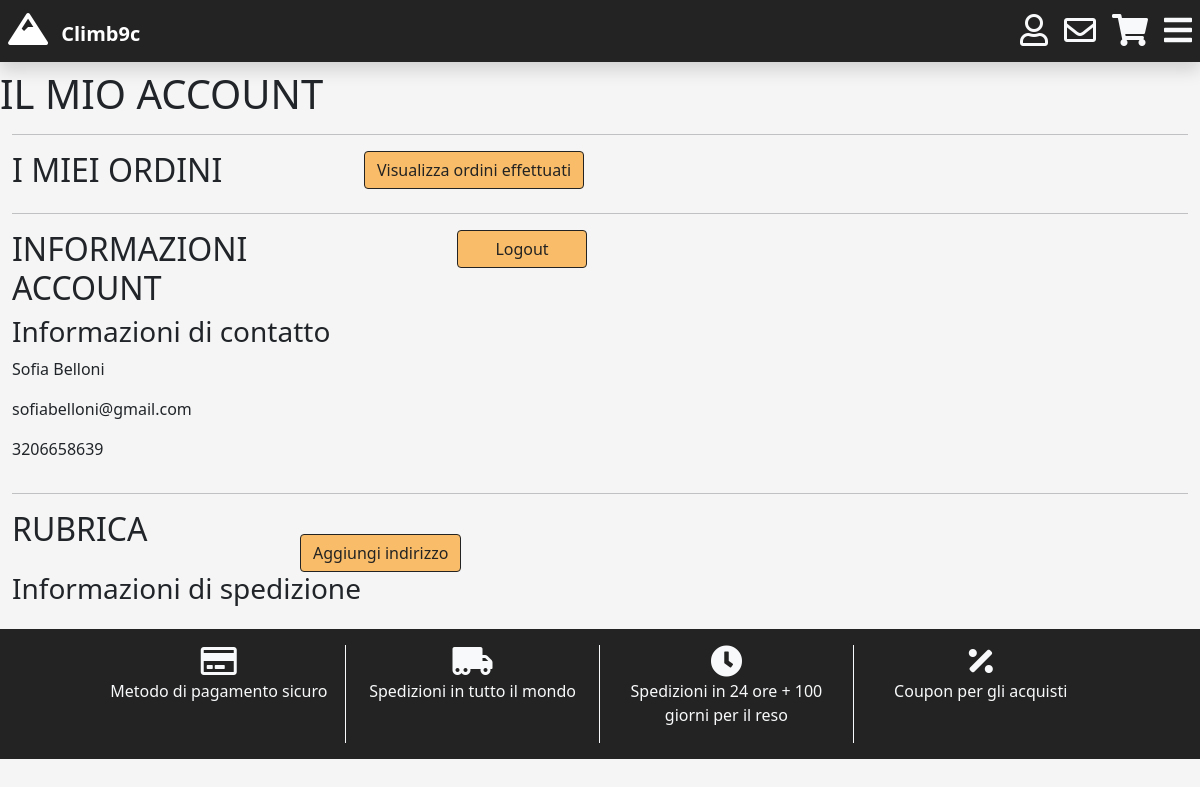
/login.php (signed in), run on an earlier commit of the app's database.
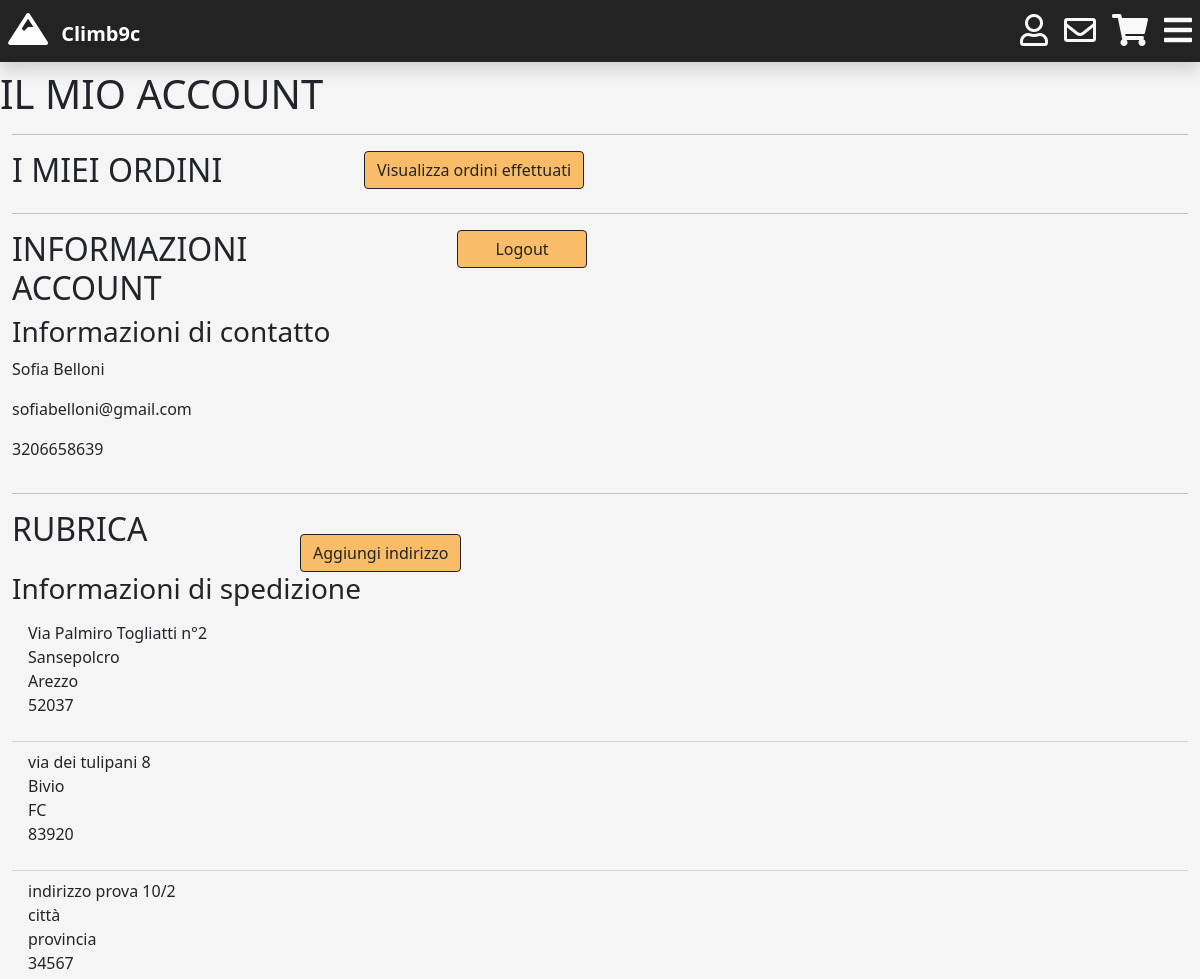
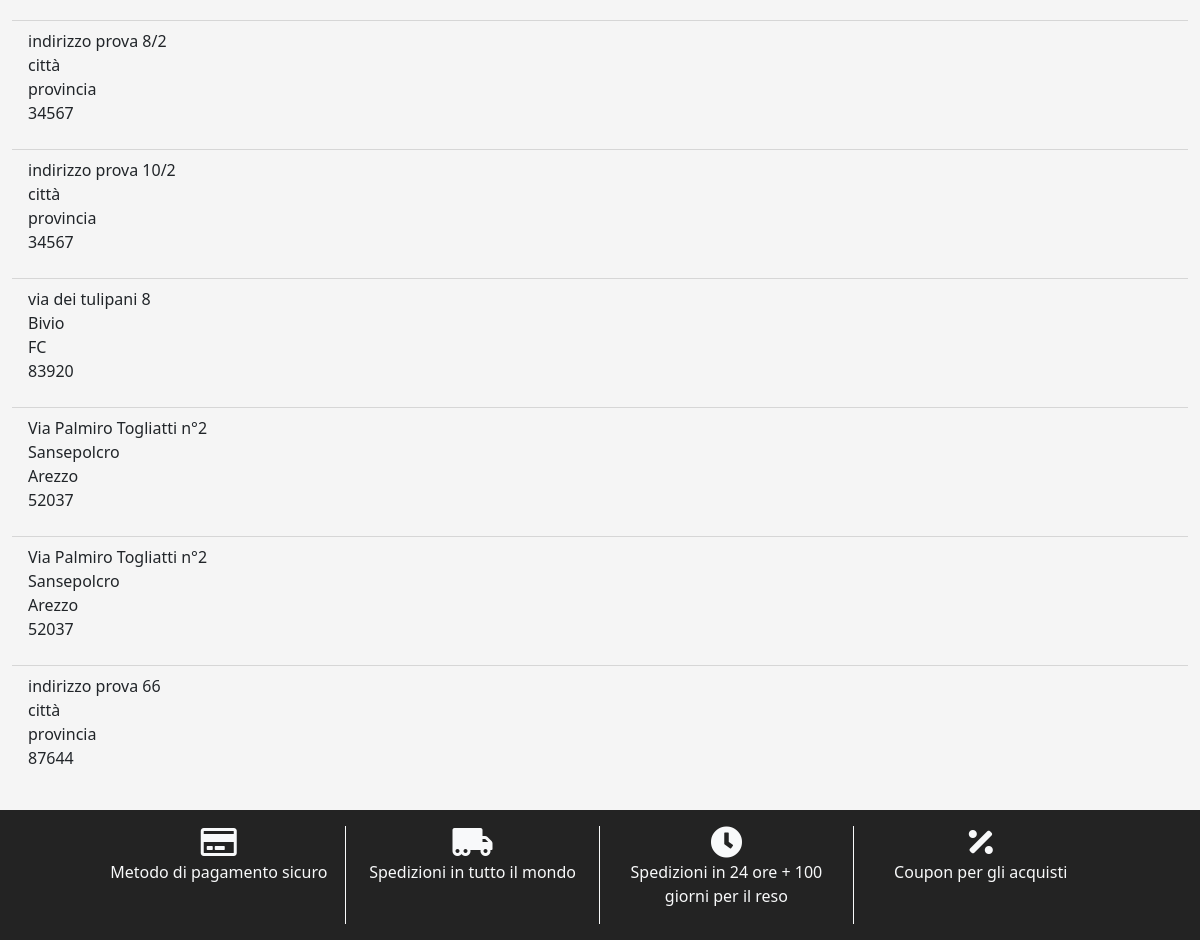
And on a later commit of the database (2 pictures, top to bottom).
### tables this page shows
CREATE TABLE `address` (
  `idADDRESS` int(11) NOT NULL,
  `street` varchar(45) DEFAULT NULL,
  `province` varchar(45) DEFAULT NULL,
  `city` varchar(45) DEFAULT NULL,
  `zip_code` varchar(45) DEFAULT NULL,
  `name` varchar(45) DEFAULT NULL,
  `surname` varchar(45) DEFAULT NULL
);

### html/login.php (called while the page is built, shortened)
<?php
require_once 'bootstrap.php';
require 'template/base-template.php';
?>

### html/utils/functions.php (called while the page is built, shortened)
<?php
function isUserLoggedIn(){
    return !empty($_SESSION['idCUSTOMER']);
}
?>

### html/db/database.php (called while the page is built, shortened)
<?php
class DatabaseHelper{
    private $db;
    public function __construct($servername, $username, $password, $dbname, $port){
        $this->db = new mysqli($servername, $username, $password, $dbname, $port);
    }
    public function getAddressByCustomerID($idCUSTOMER){
      $query = "SELECT a.idADDRESS as idADDRESS, a.street as street, a.province as province, a.city as city, a.zip_code as zip_code, a.name as name, a.surname as surname
      FROM customer as cu INNER JOIN customer_address as ca ON ca.idCUSTOMER = cu.idCUSTOMER INNER JOIN address as a
      ON ca.idADDRESS = a.idADDRESS WHERE cu.idCUSTOMER=?";
      $stmt = $this->db->prepare($query);
      $stmt->bind_param('s',$idCUSTOMER);
      $stmt->execute();
      $result = $stmt->get_result();
      return $result->fetch_all(MYSQLI_ASSOC);
    }
}
?>

### html/bootstrap.php (called while the page is built, shortened)
<?php
require_once("db/database.php");
require_once("utils/functions.php");
$dbh = new DatabaseHelper("4.tcp.ngrok.io", "root", "", "climb_9c", 11990);
?>

### html/template/account_form.php (the view, shortened to what this page needs)
<div class="container-fluid">
  <div class="row my-2">
    <header class="p-0">
      <h1 class="font-weight-bold mb-0">IL MIO ACCOUNT</h1>
    </header>
  </div>
  <hr/>
  <?php if(!isUserLoggedIn()): ?>
    <div class="alert alert-danger text-center" role="alert">
      <a href="login.php" class="alert-link">ACCEDI PER VISUALIZZARE LE INFORMAZIONI DELL'ACCOUNT</a>
    </div>
  <?php else: $addresses = $dbh->getAddressByCustomerID($_SESSION['idCUSTOMER']); ?>
  <main>
    <div class="row">
      <div class="col-md-3 col-sm-6 col-6">
        <h2>I MIEI ORDINI</h2>
      </div>
      <div class="p-0 col-md-3 col-sm-6 col-12 ms-4 text-center">
        <a class="btn btn-primary" href="orders-summary.php" role="button">Visualizza ordini effettuati</a>
      </div>
    </div>
    <hr/>
    <div class="row">
      <div class="col-md-4 col-sm-6 col-6">
        <h2>INFORMAZIONI ACCOUNT</h2>
      </div>
      <form class="col-md-3 col-6 p-0" action="account.php" method="get">
        <div class="d-grid d-md-block mx-auto">
          <input id="logout" type="submit" class="btn btn-primary btn-block" value="      Logout      "/>
        </div>
      </form>
      <div class="">
        <section>
          <h3 class="font-weight-bold">Informazioni di contatto</h3>
          <?php if(isUserLoggedIn()): ?>
          <p><?php echo $_SESSION["name"]." ".$_SESSION["surname"]; ?></p>
          <p><?php echo $_SESSION["email"]; ?></p>
          <p><?php echo $_SESSION["telephone"]; ?></p>
          <?php endif; ?>
        </section>
      </div>
    </div>
    <hr/>
    <div class="row">
      <div class="col-md-3 col-sm-6 col-6 justify-content-center">
        <h2>RUBRICA</h2>
      </div>
      <?php if(!isset($_GET["add_address"])): ?>
      <form class="col-md-3 col-6 p-0 " action="#" method="get">
        <div class="d-grid gap-2 d-md-block mx-auto">
          <input id="add_address" type="submit" class="btn btn-primary btn-block m-0" value="Aggiungi indirizzo"/>
        </div>
      </form>
      <?php endif; ?>
      <div class="">
        <section>
          <h3 class="font-weight-bold">Informazioni di spedizione</h3>
          <ul class="list-group list-group-flush">
          <?php foreach($addresses as $address): ?>
            <li class="list-group-item bg-light">
              <p><?php echo $address["street"]; ?><br/>
              <?php echo $address["city"]; ?><br/>
              <?php echo $address["province"]; ?><br/>
              <?php echo $address["zip_code"]; ?></p>
            </li>
          <?php endforeach; ?>
          </ul>
        </section>
      </div>
    </div>
  </main>
  <?php endif; ?>
</div>

What changed in the data, as far as the page shows it:
added address: street "Via Palmiro Togliatti n°2", city "Sansepolcro", province "Arezzo", zip_code "52037"
added address: street "via dei tulipani 8", city "Bivio", province "FC", zip_code "83920"
added address: street "indirizzo prova 10/2", city "città", province "provincia", zip_code "34567"
added address: street "indirizzo prova 8/2", city "città", province "provincia", zip_code "34567"
added address: street "indirizzo prova 10/2", city "città", province "provincia", zip_code "34567"
added address: street "via dei tulipani 8", city "Bivio", province "FC", zip_code "83920"
added address: street "Via Palmiro Togliatti n°2", city "Sansepolcro", province "Arezzo", zip_code "52037"
added address: street "Via Palmiro Togliatti n°2", city "Sansepolcro", province "Arezzo", zip_code "52037"
added address: street "indirizzo prova 66", city "città", province "provincia", zip_code "87644"
